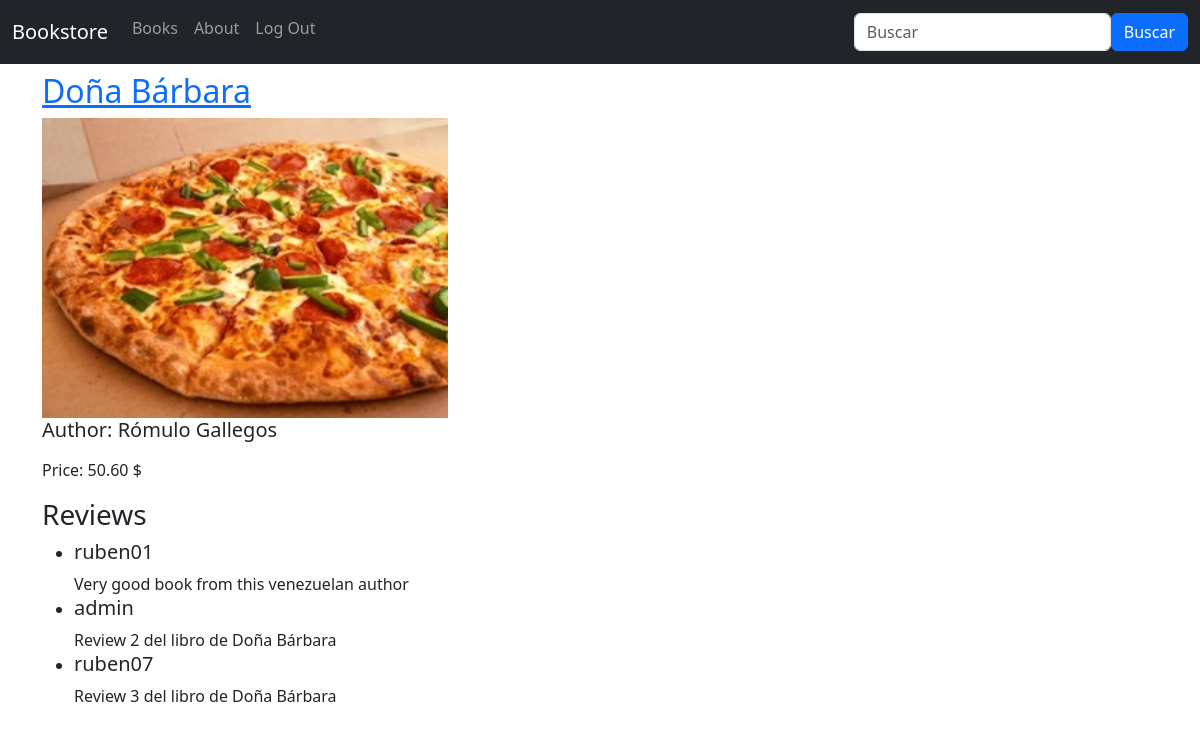
The app's page /books/3/ (signed in) with its own data.
### books/models.py (models this page shows, shortened)
class Book(models.Model):
    title = models.CharField(max_length=200)
    author = models.CharField(max_length=100)
    description = models.TextField()
    price = models.DecimalField(max_digits=10, decimal_places=2)
    created_at = models.DateTimeField(auto_now_add=True)
    updated_at = models.DateTimeField(auto_now=True)
    cover = models.ImageField(upload_to='covers/', blank=True)

class Review(models.Model):
    book = models.ForeignKey(Book, on_delete=models.CASCADE, related_name='reviews')
    review = models.CharField(max_length=300)
    author = models.ForeignKey(get_user_model(), on_delete=models.CASCADE,)

### accounts/models.py (models this page shows)
class CustomUser(AbstractUser):
    pass

### books/views.py (the view)
# urls.py: path('<int:pk>/', BookDetailView.as_view(), name='book_detail'),
class BookDetailView(LoginRequiredMixin, DetailView):
    model = Book
    template_name = 'books/book_detail.html'
    login_url = '/accounts/login/'

### templates/books/book_detail.html (shortened to what this page needs)
{% extends "_base.html" %}
{% block content %}
    <div class="book-detail">
        <h2><a href="">{{ book.title }}</a></h2>
        {% if book.cover %}
            <img class="bookcover" src="{{ book.cover.url }}" alt="{{ book.tile }}">
        {% endif %}
        <h5><p>Author: {{ book.author }}</p></h5>
        <p>Price: {{ book.price }} $</p>
        <div>
            <h3>Reviews</h3>
            <ul>
                {% for review in book.reviews.all %}
                    <li> <h5>{{ review.author }}</h5> {{ review.review }} </li>
                {% endfor %}
            </ul>
        </div>
    </div>
{% endblock content %}

### static/css/base.css (style rules this page uses)
body { min-height: 75rem; padding-top: 4.5rem; }
img.bookcover { height: 300px; width: auto; }

### records on screen
Book: title "Doña Bárbara", cover (picture), author "Rómulo Gallegos", price "50.60"
Review: author "ruben01", review "Very good book from this venezuelan author"
Review: author "admin", review "Review 2 del libro de Doña Bárbara"
Review: author "ruben07", review "Review 3 del libro de Doña Bárbara"
